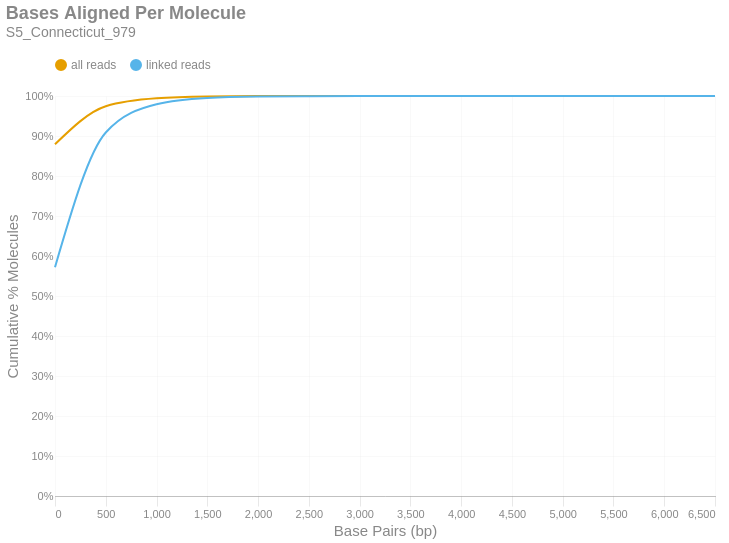

Notebook code cell kept with this figure:
### Markdown cell above
### Bases Aligned Per Molecule
This is a cumulative frequency distribution showing the number of base pairs aligned per unique molecule. These data are shown in 500 bp bins. There are two distributions: one with `all reads` (yellow) and another with only `linked reads` (blue). The percent of molecules in the `linked reads` distribution is relative to the total number of linked molecules.

### Code cell
if SKIPLR:
    print_html(f"Skipped")
else:
    binned_df = consolidated_hist(valids['aligned_bp'], mask, 500, True)
    with SafeRender(binned_df):
        (
            density_plot(binned_df, 'Bases Aligned Per Molecule', samplename, 'basesper')
            .encode(
                x=alt.X('bin:Q', title="Base Pairs (bp)").axis(tickMinStep=500).scale(padding=0),
                y=alt.Y('value:Q', title='Cumulative % Molecules')
                    .axis(format='%')
                    .scale(domain = [0,1])
                    .stack(False),
                color=alt.Color("key:N").scale(domain = ["all reads", "linked reads"]),
                tooltip = [
                    alt.Tooltip("key:N", title = "Data Type"),
                    alt.Tooltip("range_label:N", title="Bases Aligned Per Molecule"),
                    alt.Tooltip("value:Q", format = ".2%", title="% Molecules (Cum.)")
                ]
            )
        ).display()

### Figure 1 — Vega-Lite specification as saved in the notebook (floating-point values rounded to 4 significant figures)
{"width": "container", "height": 400, "config": {"title": {"anchor": "start", "dy": -15, "fontSize": 18, "color": "#888888", "subtitleColor": "#888888", "subtitleFontSize": 14}, "arc": {"fill": "#0072B2"}, "axis": {"domainColor": "#888888", "domainWidth": 0.5, "gridWidth": 0.2, "grid": false, "titleFontWeight": 400, "titleFontSize": 15, "labelFontSize": 11, "labelColor": "#888888", "tickColor": "#888888", "tickWidth": 0.2, "titleColor": "#888888"}, "axisBand": {"grid": false}, "axisX": {"grid": true, "tickSize": 10, "domainCap": "round"}, "axisY": {"domain": false, "grid": true, "tickSize": 0, "domainCap": "round"}, "background": "transparent", "header": {"labelFontSize": 15, "labelColor": "#888888", "titleFontSize": 15, "titleFontWeight": 600, "titleColor": "#888888"}, "legend": {"labelFont": "sans-serif", "labelFontSize": 12, "labelColor": "#888888", "symbolSize": 100, "symbolType": "circle", "titleFontSize": 12, "titlePadding": 10, "titleColor": "#888888", "title": null, "orient": "top"}, "range": {"category": ["#E69F00", "#56B4E9", "#009E73", "#F0E442", "#0072B2", "#D55E00", "#CC79A7", "#000000"], "diverging": ["#cfe8f3", "#a2d4ec", "#73bfe2", "#46abdb", "#1696d2", "#12719e"]}, "area": {"fill": "#0072B2", "fillOpacity": 0.7, "line": true, "strokeOpacity": 0.7}, "line": {"color": "#0072B2", "stroke": "#0072B2", "strokeWidth": 2}, "trail": {"color": "#0072B2", "stroke": "#0072B2", "strokeWidth": 0, "size": 1}, "point": {"filled": true, "fillOpacity": 1.0, "size": 95}, "text": {"color": "#888888", "fontSize": 11, "align": "right", "fontWeight": 400, "size": 11}, "bar": {"fill": "#0072B2", "stroke": null}, "view": {"stroke": null, "continuousWidth": 660, "continuousHeight": 400}}, "data": {"name": "data-a8204bd1ec7bee53f867d3e1a8a6ce38"}, "mark": {"type": "line", "interpolate": "monotone", "point": {"opacity": 0, "size": 275}}, "encoding": {"color": {"field": "key", "scale": {"domain": ["all reads", "linked reads"]}, "type": "nominal"}, "tooltip": [{"field": "key", "title": "Data Type", "type": "nominal"}, {"field": "range_label", "title": "Bases Aligned Per Molecule", "type": "nominal"}, {"field": "value", "format": ".2%", "title": "% Molecules (Cum.)", "type": "quantitative"}], "x": {"axis": {"tickMinStep": 500}, "field": "bin", "scale": {"padding": 0}, "title": "Base Pairs (bp)", "type": "quantitative"}, "y": {"axis": {"format": "%"}, "field": "value", "scale": {"domain": [0, 1]}, "stack": false, "title": "Cumulative % Molecules", "type": "quantitative"}}, "params": [{"name": "param_c36ac31b6afebe62", "select": {"type": "point", "fields": ["key"]}, "bind": "legend"}], "title": {"text": "Bases Aligned Per Molecule", "subtitle": "S5_Connecticut_979"}, "transform": [{"fold": ["all reads (cumsum)", "linked reads (cumsum)"]}, {"calculate": "replace(datum.key, ' (cumsum)', '')", "as": "key"}, {"filter": {"param": "param_c36ac31b6afebe62"}}], "usermeta": {"embedOptions": {"downloadFileName": "S5_Connecticut_979.basesper"}}, "$schema": "https://vega.github.io/schema/vega-lite/v6.1.0.json", "datasets": {"data-a8204bd1ec7bee53f867d3e1a8a6ce38": [{"bin": "0.0", "interval": "0.0-500.0", "all reads": 0.8793, "linked reads": 0.5719, "all reads (cumsum)": 0.8793, "linked reads (cumsum)": 0.5719, "range_label": "0-499"}, {"bin": "500.0", "interval": "500.0-1000.0", "all reads": 0.09506, "linked reads": 0.3368, "all reads (cumsum)": 0.9744, "linked reads (cumsum)": 0.9088, "range_label": "500-999"}, {"bin": "1000.0", "interval": "1000.0-1500.0", "all reads": 0.01985, "linked reads": 0.0707, "all reads (cumsum)": 0.9942, "linked reads (cumsum)": 0.9795, "range_label": "1000-1499"}, {"bin": "1500.0", "interval": "1500.0-2000.0", "all reads": 0.004443, "linked reads": 0.01583, "all reads (cumsum)": 0.9987, "linked reads (cumsum)": 0.9953, "range_label": "1500-1999"}, {"bin": "2000.0", "interval": "2000.0-2500.0", "all reads": 0.001015, "linked reads": 0.003617, "all reads (cumsum)": 0.9997, "linked reads (cumsum)": 0.9989, "range_label": "2000-2499"}, {"bin": "2500.0", "interval": "2500.0-3000.0", "all reads": 0.0002172, "linked reads": 0.0007739, "all reads (cumsum)": 0.9999, "linked reads (cumsum)": 0.9997, "range_label": "2500-2999"}, {"bin": "3000.0", "interval": "3000.0-3500.0", "all reads": 6.13e-05, "linked reads": 0.0002184, "all reads (cumsum)": 1.0, "linked reads (cumsum)": 0.9999, "range_label": "3000-3499"}, {"bin": "3500.0", "interval": "3500.0-4000.0", "all reads": 1.979e-05, "linked reads": 7.052e-05, "all reads (cumsum)": 1.0, "linked reads (cumsum)": 1.0, "range_label": "3500-3999"}, {"bin": "4000.0", "interval": "4000.0-4500.0", "all reads": 5.012e-06, "linked reads": 1.786e-05, "all reads (cumsum)": 1.0, "linked reads (cumsum)": 1.0, "range_label": "4000-4499"}, {"bin": "4500.0", "interval": "4500.0-5000.0", "all reads": 1.928e-06, "linked reads": 6.869e-06, "all reads (cumsum)": 1.0, "linked reads (cumsum)": 1.0, "range_label": "4500-4999"}, {"bin": "5000.0", "interval": "5000.0-5500.0", "all reads": 5.14e-07, "linked reads": 1.832e-06, "all reads (cumsum)": 1.0, "linked reads (cumsum)": 1.0, "range_label": "5000-5499"}, {"bin": "5500.0", "interval": "5500.0-6000.0", "all reads": 1.285e-07, "linked reads": 4.579e-07, "all reads (cumsum)": 1.0, "linked reads (cumsum)": 1.0, "range_label": "5500-5999"}, {"bin": "6000.0", "interval": "6000.0-6500.0", "all reads": 2.57e-07, "linked reads": 9.158e-07, "all reads (cumsum)": 1.0, "linked reads (cumsum)": 1.0, "range_label": "6000-6499"}, {"bin": "6500.0", "interval": "6500.0-7000.0", "all reads": 1.285e-07, "linked reads": 4.579e-07, "all reads (cumsum)": 1.0, "linked reads (cumsum)": 1.0, "range_label": "6500-6999"}]}}
